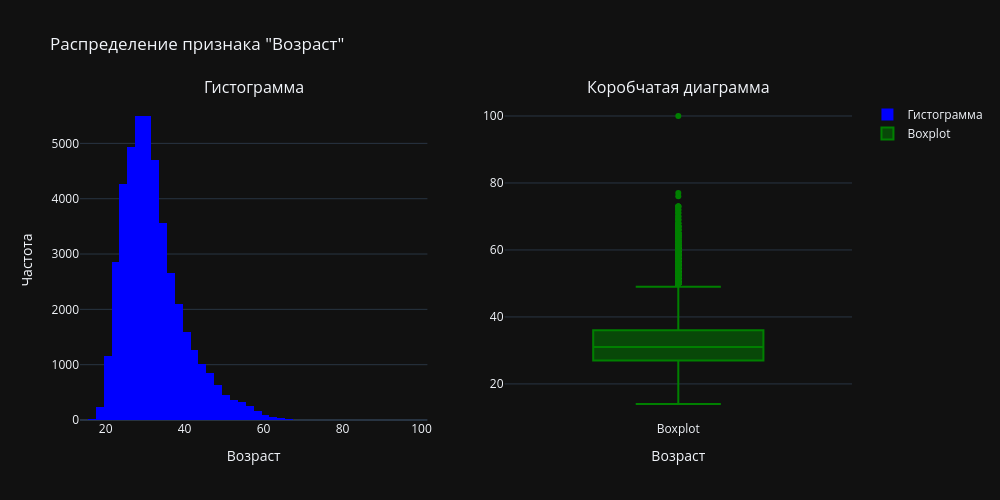

The code cell stored with this chart in its notebook:
### Markdown cell above
### 1. Постройте распределение признака **"Возраст"**. 
Опишите распределение, отвечая на следующие вопросы: чему равна мода распределения, каковы предельные значения признака, в каком примерном интервале находится возраст большинства соискателей? Есть ли аномалии для признака возраста, какие значения вы бы причислили к их числу?

*Совет: постройте гистограмму и коробчатую диаграмму рядом.*

### Code cell
import plotly.graph_objects as go
from plotly.subplots import make_subplots

age = hh_database['Возраст']

# Создание subplot: гистограмма слева, boxplot справа
fig = make_subplots(rows=1, cols=2, subplot_titles=('Гистограмма', 'Коробчатая диаграмма'))

# Добавление гистограммы
fig.add_trace(go.Histogram(x=age, nbinsx=50, marker_color='blue', name='Гистограмма'), row=1, col=1)

# Добавление boxplot
fig.add_trace(go.Box(y=age, marker_color='green', name='Boxplot'), row=1, col=2)


fig.update_layout(title_text='Распределение признака "Возраст"', height=500, width=1000)
fig.update_xaxes(title_text='Возраст', row=1, col=1)
fig.update_yaxes(title_text='Частота', row=1, col=1)
fig.update_xaxes(title_text='Возраст', row=1, col=2)

fig.show()

# 4.1 Чему равно модальное значение возраста соискателей?
mode = hh_database['Возраст'].mode()[0]
print("Мода возраста:", mode)  
# 30

### Figure 1 — Plotly figure (JSON) as saved in the notebook; plotly's stock layout.template omitted (floating-point values rounded to 4 significant figures; data arrays with more than 128 entries replaced by an {"elided": "..."} marker saying what was removed)
{"data": [{"marker": {"color": "blue"}, "name": "Гистограмма", "nbinsx": 50, "x": {"elided": "44584 int values"}, "type": "histogram", "xaxis": "x", "yaxis": "y"}, {"marker": {"color": "green"}, "name": "Boxplot", "y": {"elided": "44584 int values"}, "type": "box", "xaxis": "x2", "yaxis": "y2"}], "layout": {"xaxis": {"anchor": "y", "domain": [0.0, 0.45], "title": {"text": "Возраст"}}, "yaxis": {"anchor": "x", "domain": [0.0, 1.0], "title": {"text": "Частота"}}, "xaxis2": {"anchor": "y2", "domain": [0.55, 1.0], "title": {"text": "Возраст"}}, "yaxis2": {"anchor": "x2", "domain": [0.0, 1.0]}, "annotations": [{"font": {"size": 16}, "showarrow": false, "text": "Гистограмма", "x": 0.225, "xanchor": "center", "xref": "paper", "y": 1.0, "yanchor": "bottom", "yref": "paper"}, {"font": {"size": 16}, "showarrow": false, "text": "Коробчатая диаграмма", "x": 0.775, "xanchor": "center", "xref": "paper", "y": 1.0, "yanchor": "bottom", "yref": "paper"}], "title": {"text": "Распределение признака \"Возраст\""}, "height": 500, "width": 1000}}
